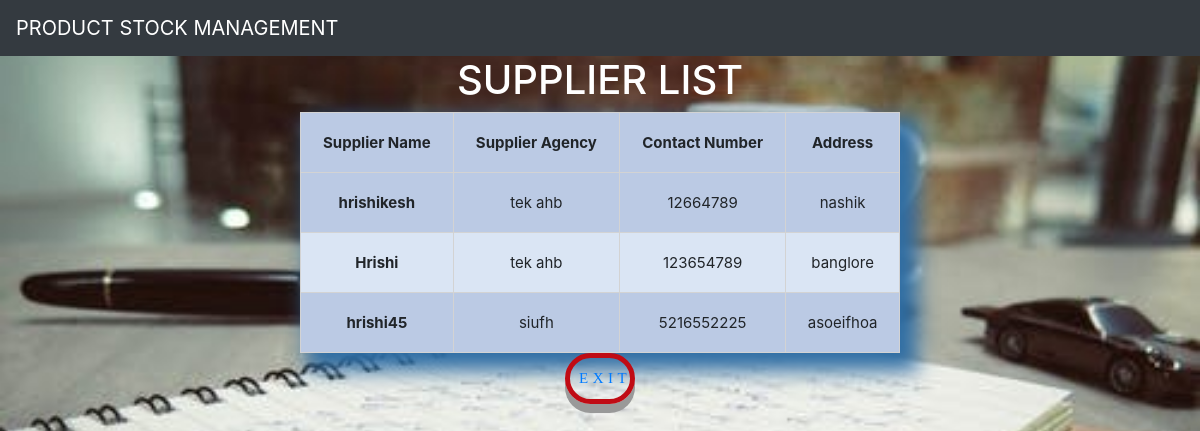
/supplierorder/, run on the app's committed database.
### myapp/models.py (models this page shows)
class supplier(models.Model):
    s_name = models.CharField(max_length=50)
    s_agency = models.CharField(max_length=30)
    s_contact = models.IntegerField(default=10)
    s_address = models.CharField(max_length=100)

### myapp/views.py (the view)
# urls.py: path('supplierorder/', views.supplier_order),
def supplier_order(request):
    supplier_order = supplier.objects.all()
    context = {
        'supplier_order': supplier_order
    }
    return render(request,'myapp/supplierorder.html',context)

### myapp/templates/myapp/supplierorder.html (shortened to what this page needs)
{% load static %}
<html>
    <head>
        <link rel="stylesheet" href="https://cdn.jsdelivr.net/npm/bootstrap@4.5.3/dist/css/bootstrap.min.css">
        <link rel="stylesheet" href="{% static 'myapp/productlist.css' %}">
        <link rel="stylesheet" href="{% static 'myapp/butthon2.css' %}">
    </head>
  <body>
       <nav class="navbar navbar-dark bg-dark">
        <a class="navbar-brand" href="#">
           PRODUCT STOCK MANAGEMENT
        </a>
       </nav>
       <center><h1 style="color: white;">SUPPLIER LIST</h1></center>
       <table class="product">
        <thead>
          <tr>
            <th scope="col">Supplier Name</th>
            <th scope="col">Supplier Agency</th>
            <th scope="col">Contact Number</th>
            <th scope="col">Address</th>
         </tr>
        </thead>
        <tbody>
         {% for i in supplier_order %}
           <tr>
             <th scope="row">{{ i.s_name }}</th>
             <td>{{i.s_agency}}</td>
             <td>{{i.s_contact}}</td>
             <td>{{i.s_address}}</td>
           </tr>
          {% endfor %}
        </tbody>
      </table>
     <div class="but">
         <center><div class="button"><a href="/homepage/">exit</a></div></center>
     </div>
    </body>
</html>

### myapp/static/myapp/productlist.css (style rules this page uses)
table { width: 400px; box-shadow: 0 12px 16px 0 rgba(36, 184, 6, 0.411), 0 17px 50px 0 rgba(5, 170, 41, 0.493); }
table, td, th { padding: 10px; border: 1px solid lightgray; border-collapse: collapse; text-align: center; cursor: pointer; }
.product { text-align: center; }
table { left: 50%; right: 50%; width: 900px; height: 200px; border: 2px solid black; margin: auto; text-align: center; font-size: large; box-shadow: 12px 12px 20px 6px #2e6da4; font-size: 15px; }
table tr:nth-child(odd) { background: #BBCAE4; }
table tr:nth-child(even) { background: #dae5f4; }

### myapp/static/myapp/butthon2.css (style rules this page uses)
.button { position: relative; text-align: center; width: 70px; padding: 9px; font-size: 15px; color: #b81c36; font-family: poppins; font-weight: 50; border: 5px solid #c00b14; text-transform: uppercase; letter-spacing: 4.5px; cursor: pointer; border-radius: 600px; box-shadow: 0 9px #999; transition: 0.4s; }

### data on the page
supplier: s_name "hrishikesh", s_agency "tek ahb", s_contact "12664789", s_address "nashik"
supplier: s_name "Hrishi", s_agency "tek ahb", s_contact "123654789", s_address "banglore"
supplier: s_name "hrishi45", s_agency "siufh", s_contact "5216552225", s_address "asoeifhoa"
